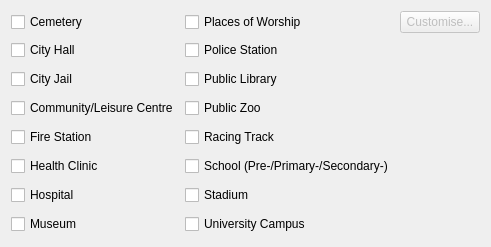
                 <widget class="QWidget" name="widget_10" native="true">
                  <property name="minimumSize">
                   <size>
                    <width>0</width>
                    <height>0</height>
                   </size>
                  </property>
                  <layout class="QGridLayout" name="gridLayout_12">
                   <item row="2" column="1">
                    <widget class="QCheckBox" name="civ_jail">
                     <property name="text">
                      <string>City Jail</string>
                     </property>
                    </widget>
                   </item>
                   <item row="4" column="1">
                    <widget class="QCheckBox" name="civ_fire">
                     <property name="text">
                      <string>Fire Station</string>
                     </property>
                    </widget>
                   </item>
                   <item row="5" column="1">
                    <widget class="QCheckBox" name="civ_clinic">
                     <property name="text">
                      <string>Health Clinic</string>
                     </property>
                    </widget>
                   </item>
                   <item row="7" column="1">
                    <widget class="QCheckBox" name="civ_museum">
                     <property name="text">
                      <string>Museum</string>
                     </property>
                    </widget>
                   </item>
                   <item row="6" column="1">
                    <widget class="QCheckBox" name="civ_hospital">
                     <property name="text">
                      <string>Hospital</string>
                     </property>
                    </widget>
                   </item>
                   <item row="3" column="1">
                    <widget class="QCheckBox" name="civ_leisure">
                     <property name="text">
                      <string>Community/Leisure Centre</string>
                     </property>
                    </widget>
                   </item>
                   <item row="0" column="1">
                    <widget class="QCheckBox" name="civ_cemetery">
                     <property name="text">
                      <string>Cemetery</string>
                     </property>
                    </widget>
                   </item>
                   <item row="1" column="1">
                    <widget class="QCheckBox" name="civ_cityhall">
                     <property name="text">
                      <string>City Hall</string>
                     </property>
                    </widget>
                   </item>
                   <item row="6" column="2">
                    <widget class="QCheckBox" name="civ_stadium">
                     <property name="text">
                      <string>Stadium</string>
                     </property>
                    </widget>
                   </item>
                   <item row="7" column="2">
                    <widget class="QCheckBox" name="civ_university">
                     <property name="text">
                      <string>University Campus</string>
                     </property>
                    </widget>
                   </item>
                   <item row="5" column="2">
                    <widget class="QCheckBox" name="civ_school">
                     <property name="text">
                      <string>School (Pre-/Primary-/Secondary-)</string>
                     </property>
                    </widget>
                   </item>
                   <item row="4" column="2">
                    <widget class="QCheckBox" name="civ_racing">
                     <property name="text">
                      <string>Racing Track</string>
                     </property>
                    </widget>
                   </item>
                   <item row="1" column="2">
                    <widget class="QCheckBox" name="civ_police">
                     <property name="text">
                      <string>Police Station</string>
                     </property>
                    </widget>
                   </item>
                   <item row="0" column="2">
                    <widget class="QCheckBox" name="civ_worship">
                     <property name="text">
                      <string>Places of Worship</string>
                     </property>
                    </widget>
                   </item>
                   <item row="3" column="2">
                    <widget class="QCheckBox" name="civ_zoo">
                     <property name="text">
                      <string>Public Zoo</string>
                     </property>
                    </widget>
                   </item>
                   <item row="2" column="2">
                    <widget class="QCheckBox" name="civ_library">
                     <property name="text">
                      <string>Public Library</string>
                     </property>
                    </widget>
                   </item>
                   <item row="0" column="3">
                    <widget class="QPushButton" name="civ_customise">
                     <property name="enabled">
                      <bool>false</bool>
                     </property>
                     <property name="maximumSize">
                      <size>
                       <width>100</width>
                       <height>16777215</height>
                      </size>
                     </property>
                     <property name="text">
                      <string>Customise...</string>
                     </property>
                    </widget>
                   </item>
                   <item row="1" column="3">
                    <spacer name="verticalSpacer_7">
                     <property name="orientation">
                      <enum>Qt::Vertical</enum>
                     </property>
                     <property name="sizeHint" stdset="0">
                      <size>
                       <width>20</width>
                       <height>23</height>
                      </size>
                     </property>
                    </spacer>
                   </item>
                   <item row="2" column="3">
                    <spacer name="verticalSpacer_8">
                     <property name="orientation">
                      <enum>Qt::Vertical</enum>
                     </property>
                     <property name="sizeHint" stdset="0">
                      <size>
                       <width>20</width>
                       <height>23</height>
                      </size>
                     </property>
                    </spacer>
                   </item>
                   <item row="3" column="3">
                    <spacer name="verticalSpacer_9">
                     <property name="orientation">
                      <enum>Qt::Vertical</enum>
                     </property>
                     <property name="sizeHint" stdset="0">
                      <size>
                       <width>20</width>
                       <height>23</height>
                      </size>
                     </property>
                    </spacer>
                   </item>
                   <item row="4" column="3">
                    <spacer name="verticalSpacer_10">
                     <property name="orientation">
                      <enum>Qt::Vertical</enum>
                     </property>
                     <property name="sizeHint" stdset="0">
                      <size>
                       <width>20</width>
                       <height>23</height>
                      </size>
                     </property>
                    </spacer>
                   </item>
                   <item row="5" column="3">
                    <spacer name="verticalSpacer_11">
                     <property name="orientation">
                      <enum>Qt::Vertical</enum>
                     </property>
                     <property name="sizeHint" stdset="0">
                      <size>
                       <width>20</width>
                       <height>23</height>
                      </size>
                     </property>
                    </spacer>
                   </item>
                   <item row="6" column="3">
                    <spacer name="verticalSpacer_12">
                     <property name="orientation">
                      <enum>Qt::Vertical</enum>
                     </property>
                     <property name="sizeHint" stdset="0">
                      <size>
                       <width>20</width>
                       <height>23</height>
                      </size>
                     </property>
                    </spacer>
                   </item>
                   <item row="7" column="3">
                    <spacer name="verticalSpacer_13">
                     <property name="orientation">
                      <enum>Qt::Vertical</enum>
                     </property>
                     <property name="sizeHint" stdset="0">
                      <size>
                       <width>20</width>
                       <height>23</height>
                      </size>
                     </property>
                    </spacer>
                   </item>
                  </layout>
                 </widget>
